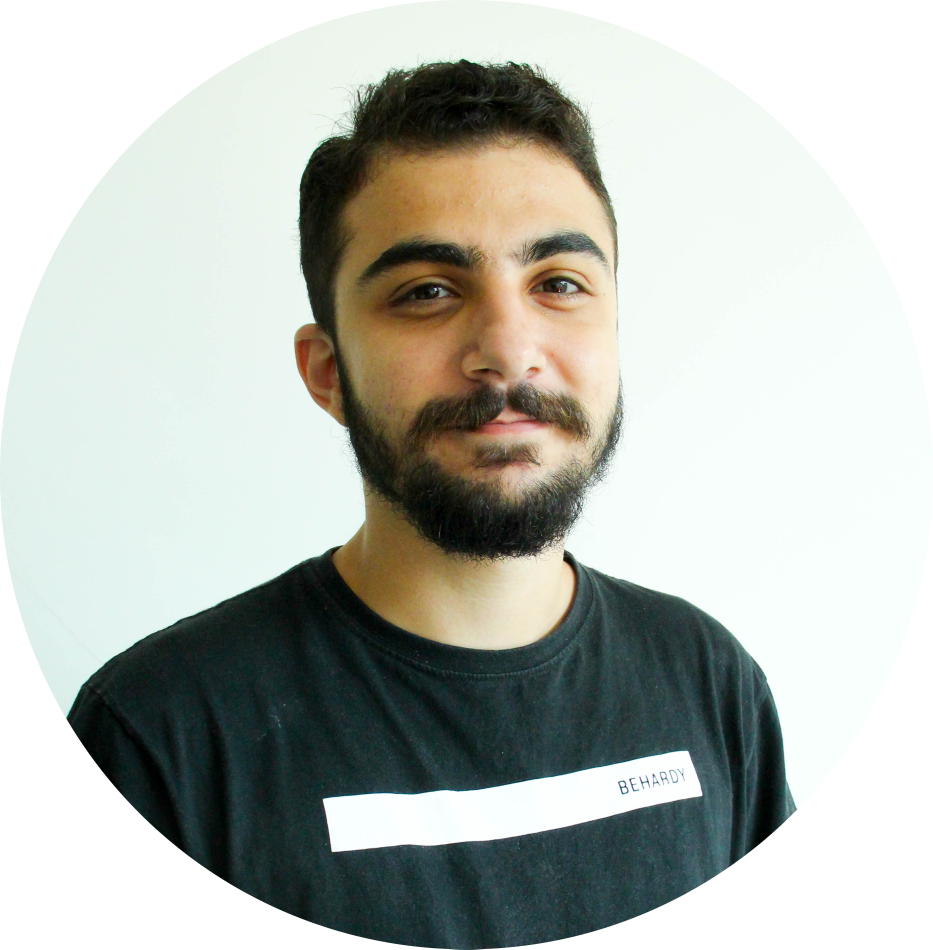
#> input picture static/profile_picture_high_res.png, 2799 x 2848 px (shown at 1/3 size)
$ python convert_profile_images.py
#> lines starting #> are read from the running program, lines starting #| are printed output that depends on the picture
#!/usr/bin/env python3
"""
Temporary script to convert high-res profile picture to WebP versions.
This script creates WebP versions of the profile picture at different sizes.
"""

import os
import sys
import logging
from PIL import Image

logger = logging.getLogger('convert_profile_images')

def convert_to_webp(input_path: str, output_path: str, size: tuple = None, quality: int = 85) -> bool:
    """
    Convert image to WebP format.

    Args:
        input_path: Path to input image
        output_path: Path for output WebP image
        size: Optional tuple (width, height) to resize
        quality: WebP quality (0-100)

    Returns:
        True if successful, False otherwise
    """
#> called with input_path = 'static/profile_picture_high_res.png', output_path = 'static/profile_picture.webp', size = (220, 220), quality = 92
    try:
        with Image.open(input_path) as img:
            # Convert to RGB if necessary (WebP doesn't support transparency in all cases)
#> img is the input picture: PIL image 2799x2848 RGBA; mean R, G, B, A 178.2, 182.7, 176.1, 200.3
            if img.mode in ('RGBA', 'LA', 'P'):
                # Create white background for transparency
                background = Image.new('RGB', img.size, (255, 255, 255))
#> background: PIL image 2799x2848 RGB; every value is 255
                if img.mode == 'P':
                    img = img.convert('RGBA')
                background.paste(img, mask=img.split()[-1] if img.mode in ('RGBA', 'LA') else None)
                img = background
            elif img.mode != 'RGB':
                img = img.convert('RGB')

            # Resize if size specified
            if size:
                img = img.resize(size, Image.Resampling.LANCZOS)
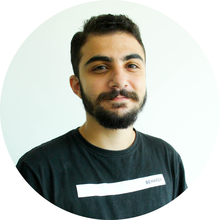
#> img: PIL image 220x220 RGB; mean R, G, B 182.2, 186.1, 179.7

            # Save as WebP
            img.save(output_path, 'WebP', quality=quality, optimize=True)
            logger.info(f"Created: {output_path} ({size or 'original size'})")
            return True

    except Exception as e:
        logger.error(f"Error converting {input_path}: {e}")
        return False

def main():
    """Main function to convert profile pictures."""
    # Paths
    static_dir = "static"
    input_file = os.path.join(static_dir, "profile_picture_high_res.png")

    # Check if input file exists
    if not os.path.exists(input_file):
        logger.error(f"Input file not found: {input_file}")
        logger.info("Make sure profile_picture_high_res.png exists in the static directory.")
        sys.exit(1)

    # Output files to create
    # Note: Higher resolution for crisp quality, especially on retina/high-DPI displays
    conversions = [
        # (output_filename, size, quality)
        ("profile_picture.webp", (220, 220), 92),  # Desktop: 2x resolution for retina
        ("profile_picture_140.webp", (280, 280), 92),  # Tablet: 2x resolution
        ("profile_picture_120.webp", (240, 240), 92),  # Mobile: 2x resolution
        ("profile_picture_88.webp", (176, 176), 90),   # Legacy tablet: 2x resolution
        ("profile_picture_66.webp", (132, 132), 90),   # Legacy mobile: 2x resolution
    ]

    logger.info(f"Converting {input_file} to WebP versions...")
    logger.info("-" * 50)

    success_count = 0
    for filename, size, quality in conversions:
        output_path = os.path.join(static_dir, filename)
        if convert_to_webp(input_file, output_path, size, quality):
            success_count += 1

    logger.info("-" * 50)
    logger.info(f"Conversion complete! {success_count}/{len(conversions)} files created successfully.")

    if success_count == len(conversions):
        logger.info("All WebP versions created successfully!")
        logger.info("Next steps:")
        logger.info("1. Update your templates to use WebP versions")
        logger.info("2. Test the website to ensure images load correctly")
        logger.info("3. Delete this script when no longer needed")
    else:
        logger.warning(f"{len(conversions) - success_count} conversions failed. Check the errors above.")

if __name__ == "__main__":
    main()
